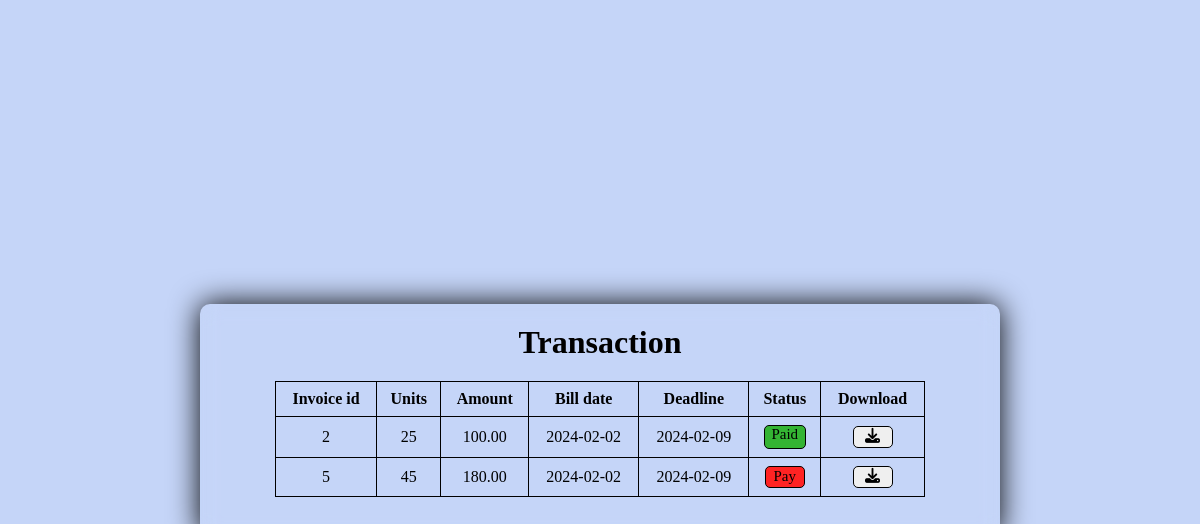
/customer/transaction.php (signed in), run on the app's committed database.
### tables this page shows
CREATE TABLE `billing` (
  `id` int(14) NOT NULL,
  `uid` int(14) NOT NULL,
  `units` int(10) NOT NULL,
  `amount` decimal(10,2) NOT NULL,
  `status` varchar(10) NOT NULL,
  `bdate` date NOT NULL,
  `ddate` date NOT NULL
);

### customer/transaction.php (the view, shortened to what this page needs)
<!DOCTYPE html>
<html>
<head>
</head>
<body>
  <div class="main">
    <div class="box">
      <?php
      include('../connection.php');
      $sql = "SELECT * FROM billing WHERE uid='" . $_SESSION['user_id'] . "'";
      $result = $con->query($sql);
      ?>
      <div class="table-container">
        <h1>Transaction</h1>
        <table>
          <tr>
            <th>Invoice id</th>
            <th>Units</th>
            <th>Amount</th>
            <th>Bill date</th>
            <th>Deadline</th>
            <th>Status</th>
            <th>Download</th>
          </tr>
          <?php
          if ($result->num_rows > 0) {
            while ($row = $result->fetch_assoc()) {
              echo "<tr>";
              echo "<td>" . $row["id"] . "</td>";
              echo "<td>" . $row["units"] . "</td>";
              echo "<td>" . $row["amount"] . "</td>";
              echo "<td>" . $row["bdate"] . "</td>";
              echo "<td>" . $row["ddate"] . "</td>";
              echo "<form method='post'>";
              if ($row["status"] == "PROCESSED") {
                echo "<td><div class='bullet green'>Paid</button></td>";
              } else {
                echo "<td><button class='bullet red' name='submit' value='". $row["id"] . "' type='submit'>Pay</button></td>";
              }
              echo "<td><button class='bullet down' name='submit' value='" . $row["id"] . "' type='submit'><i class='fa-solid fa-download'></i></button></td></form>";
            }
            echo "</tr>";
          }
          ?>
        </table>
      </div>
    </div>
  </div>
</body>
</html>

### customer/transaction.php (style rules this page uses)
* { margin: 0; padding: 0; }
body { font-family: Times New Roman, serif; color: rgb(0, 0, 0); background: white; }
.main { display: flex; align-items: center; justify-content: center; min-height: 95vh; background: #C5D5F8 ; }
.box { text-align: center; width: 800px; min-height: 50px; backdrop-filter: blur(10px); box-shadow: 0 0 30px rgb(0, 0, 0); border-radius: 10px; margin-top: 15vh; margin-bottom: 5vh; }
.bullet { font-family: Times New Roman, serif; font-size: 15px; height: 22px; width: 40px; margin: auto; cursor: pointer; border: 1px solid; border-radius: 5px; clear: both; }
.red { background-color: #FF2323; }
.green { background-color: #34B433; }
.box h1 { padding-top: 20px; }
.table-container { width: fit-content; height: 100%; margin: auto; padding-bottom: 40px; }
table { border-collapse: collapse; width: 650px; margin-top: 20px; }
th, td { border: 1px solid black; padding: 8px; }

### data on the page
billing: id "2", units "25", amount "100.00", bdate "2024-02-02", ddate "2024-02-09", status "Paid"
billing: id "5", units "45", amount "180.00", bdate "2024-02-02", ddate "2024-02-09"
